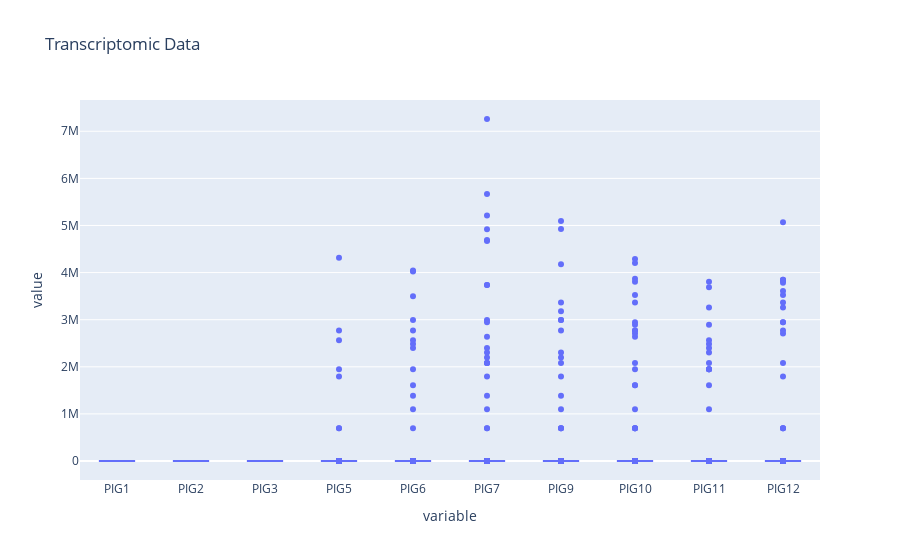
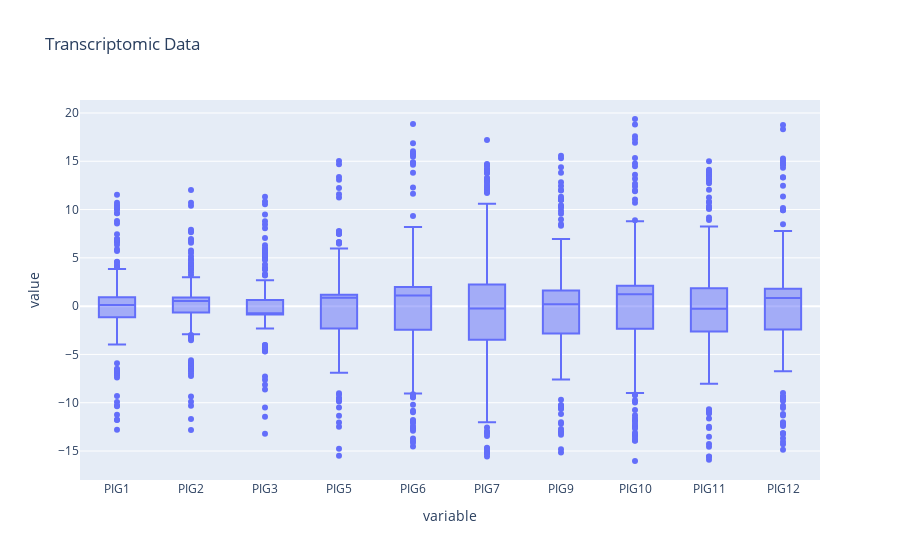

Notebook source saved alongside these figures, in order:
### Code cell
fig = px.box(transcript_data_clean, y=transcript_data_clean.columns, title="Transcriptomic Data")
fig.show()
fig.write_html("./data/outputs/multiomic/transcriptomic_boxplot_distributions.html")
fig.write_image("./data/outputs/multiomic/transcriptomic_boxplot_distributions.png")
fig1 = px.box(microbiome_data_clean, y=["PIG1","PIG2","PIG3","PIG5","PIG6","PIG7","PIG9","PIG10","PIG11","PIG12"], title="Transcriptomic Data")
fig1.show()
fig1.write_html("./data/outputs/multiomic/microbiome_boxplot_distributions.html")
fig1.write_image("./data/outputs/multiomic/microbiome_boxplot_distributions.png")

### Figure 1 — Plotly figure (JSON) as saved in the notebook; plotly's stock layout.template omitted (floating-point values rounded to 4 significant figures; data arrays with more than 128 entries replaced by an {"elided": "..."} marker saying what was removed)
{"data": [{"alignmentgroup": "True", "hovertemplate": "variable=%{x}<br>value=%{y}<extra></extra>", "legendgroup": "", "marker": {"color": "#636efa"}, "name": "", "notched": false, "offsetgroup": "", "orientation": "v", "showlegend": false, "type": "box", "x": {"elided": "10000 str values"}, "x0": " ", "xaxis": "x", "y": {"elided": "10000 float values"}, "y0": " ", "yaxis": "y"}], "layout": {"boxmode": "group", "legend": {"tracegroupgap": 0}, "title": {"text": "Transcriptomic Data"}, "xaxis": {"anchor": "y", "domain": [0, 1], "title": {"text": "variable"}}, "yaxis": {"anchor": "x", "domain": [0, 1], "title": {"text": "value"}}}}

### Figure 2 — Plotly figure (JSON) as saved in the notebook; plotly's stock layout.template omitted (floating-point values rounded to 4 significant figures; data arrays with more than 128 entries replaced by an {"elided": "..."} marker saying what was removed)
{"data": [{"alignmentgroup": "True", "hovertemplate": "variable=%{x}<br>value=%{y}<extra></extra>", "legendgroup": "", "marker": {"color": "#636efa"}, "name": "", "notched": false, "offsetgroup": "", "orientation": "v", "showlegend": false, "type": "box", "x": {"elided": "1720 str values"}, "x0": " ", "xaxis": "x", "y": {"elided": "1720 float values"}, "y0": " ", "yaxis": "y"}], "layout": {"boxmode": "group", "legend": {"tracegroupgap": 0}, "title": {"text": "Transcriptomic Data"}, "xaxis": {"anchor": "y", "domain": [0, 1], "title": {"text": "variable"}}, "yaxis": {"anchor": "x", "domain": [0, 1], "title": {"text": "value"}}}}
